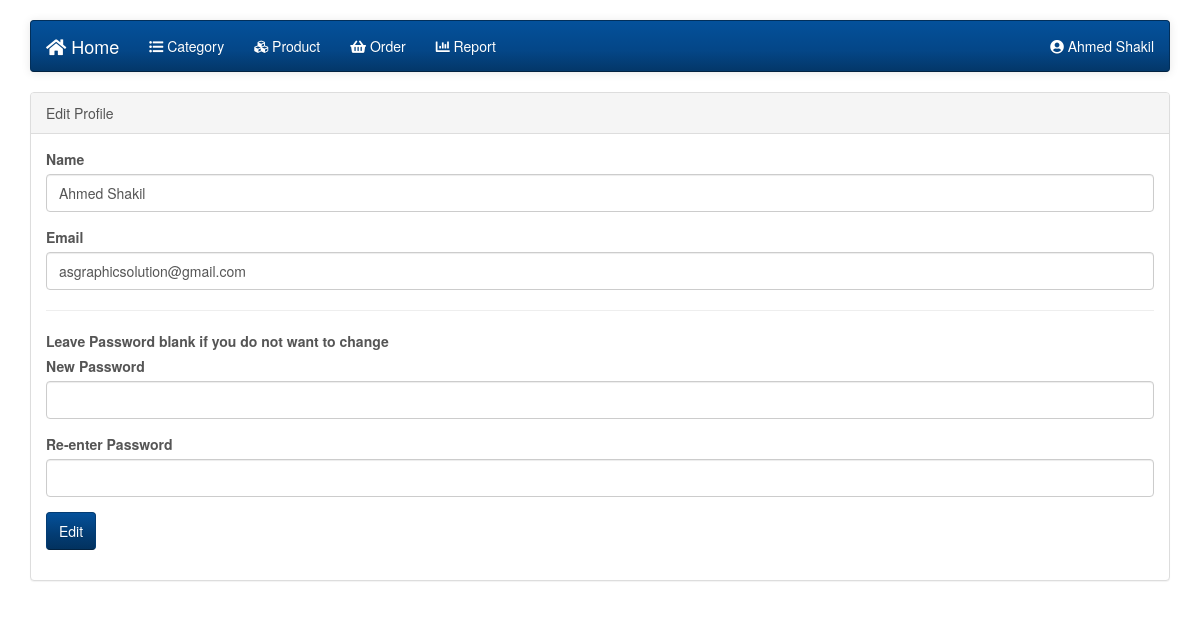
The app's page /profile.php (signed in) with its own data.
### tables this page shows
CREATE TABLE `user_details` (
  `user_id` int(11) NOT NULL,
  `user_email` varchar(200) NOT NULL,
  `user_password` varchar(200) NOT NULL,
  `user_name` varchar(200) NOT NULL,
  `user_type` enum('master','user') NOT NULL,
  `user_status` enum('Active','Inactive') NOT NULL
);

### profile.php (the view, shortened to what this page needs)
<?php
include('database_connection.php');
$query = "
SELECT * FROM user_details
WHERE user_id = '".$_SESSION["user_id"]."'
";
$statement = $connect->prepare($query);
$statement->execute();
$result = $statement->fetchAll();
$name = '';
$email = '';
foreach($result as $row)
{
	$name = $row['user_name'];
	$email = $row['user_email'];
}
include('header.php');
?>
		<div class="panel panel-default">
			<div class="panel-heading">Edit Profile</div>
			<div class="panel-body">
				<form method="post" id="edit_profile_form">
					<div class="form-group">
						<label>Name</label>
						<input type="text" name="user_name" id="user_name" class="form-control" value="<?php echo $name; ?>" required />
					</div>
					<div class="form-group">
						<label>Email</label>
						<input type="email" name="user_email" id="user_email" class="form-control" required value="<?php echo $email; ?>" />
					</div>
					<hr />
					<label>Leave Password blank if you do not want to change</label>
					<div class="form-group">
						<label>New Password</label>
						<input type="password" name="user_new_password" id="user_new_password" class="form-control" />
					</div>
					<div class="form-group">
						<label>Re-enter Password</label>
						<input type="password" name="user_re_enter_password" id="user_re_enter_password" class="form-control" />
					</div>
					<div class="form-group">
						<input type="submit" name="edit_prfile" id="edit_prfile" value="Edit" class="btn btn-info" />
					</div>
				</form>
			</div>
		</div>

### records on screen
user_details: user_name "Ahmed Shakil", user_email "asgraphicsolution@gmail.com"

### other values on screen
$_SESSION["user_name"] "Ahmed Shakil"
